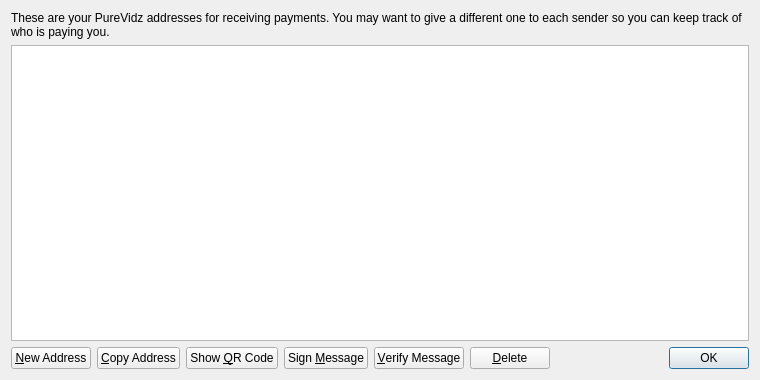
<?xml version="1.0" encoding="UTF-8"?>
<ui version="4.0">
 <class>AddressBookPage</class>
 <widget class="QWidget" name="AddressBookPage">
  <property name="geometry">
   <rect>
    <x>0</x>
    <y>0</y>
    <width>760</width>
    <height>380</height>
   </rect>
  </property>
  <property name="windowTitle">
   <string>Address Book</string>
  </property>
  <layout class="QVBoxLayout" name="verticalLayout">
   <item>
    <widget class="QLabel" name="labelExplanation">
     <property name="text">
      <string>These are your PureVidz addresses for receiving payments. You may want to give a different one to each sender so you can keep track of who is paying you.</string>
     </property>
     <property name="textFormat">
      <enum>Qt::PlainText</enum>
     </property>
     <property name="wordWrap">
      <bool>true</bool>
     </property>
    </widget>
   </item>
   <item>
    <widget class="QTableView" name="tableView">
     <property name="contextMenuPolicy">
      <enum>Qt::CustomContextMenu</enum>
     </property>
     <property name="toolTip">
      <string>Double-click to edit address or label</string>
     </property>
     <property name="tabKeyNavigation">
      <bool>false</bool>
     </property>
     <property name="selectionMode">
      <enum>QAbstractItemView::SingleSelection</enum>
     </property>
     <property name="selectionBehavior">
      <enum>QAbstractItemView::SelectRows</enum>
     </property>
     <property name="sortingEnabled">
      <bool>true</bool>
     </property>
     <attribute name="verticalHeaderVisible">
      <bool>false</bool>
     </attribute>
    </widget>
   </item>
   <item>
    <layout class="QHBoxLayout" name="horizontalLayout">
     <item>
      <widget class="QPushButton" name="newAddressButton">
       <property name="toolTip">
        <string>Create a new address</string>
       </property>
       <property name="text">
        <string>&amp;New Address</string>
       </property>
      </widget>
     </item>
     <item>
      <widget class="QPushButton" name="copyToClipboard">
       <property name="toolTip">
        <string>Copy the currently selected address to the system clipboard</string>
       </property>
       <property name="text">
        <string>&amp;Copy Address</string>
       </property>
      </widget>
     </item>
     <item>
      <widget class="QPushButton" name="showQRCode">
       <property name="text">
        <string>Show &amp;QR Code</string>
       </property>
      </widget>
     </item>
     <item>
      <widget class="QPushButton" name="signMessage">
       <property name="toolTip">
        <string>Sign a message to prove you own a PureVidz address</string>
       </property>
       <property name="text">
        <string>Sign &amp;Message</string>
       </property>
      </widget>
     </item>
     <item>
      <widget class="QPushButton" name="verifyMessage">
       <property name="toolTip">
        <string>Verify a message to ensure it was signed with a specified PureVidz address</string>
       </property>
       <property name="text">
        <string>&amp;Verify Message</string>
       </property>
      </widget>
     </item>
     <item>
      <widget class="QPushButton" name="deleteButton">
       <property name="toolTip">
        <string>Delete the currently selected address from the list</string>
       </property>
       <property name="text">
        <string>&amp;Delete</string>
       </property>
      </widget>
     </item>
     <item>
      <spacer name="horizontalSpacer">
       <property name="orientation">
        <enum>Qt::Horizontal</enum>
       </property>
       <property name="sizeHint" stdset="0">
        <size>
         <width>40</width>
         <height>20</height>
        </size>
       </property>
      </spacer>
     </item>
     <item>
      <widget class="QDialogButtonBox" name="buttonBox">
       <property name="sizePolicy">
        <sizepolicy hsizetype="Maximum" vsizetype="Fixed">
         <horstretch>0</horstretch>
         <verstretch>0</verstretch>
        </sizepolicy>
       </property>
       <property name="standardButtons">
        <set>QDialogButtonBox::Ok</set>
       </property>
      </widget>
     </item>
    </layout>
   </item>
  </layout>
 </widget>
 <resources>
  <include location="../bitcoin.qrc"/>
 </resources>
 <connections/>
</ui>
